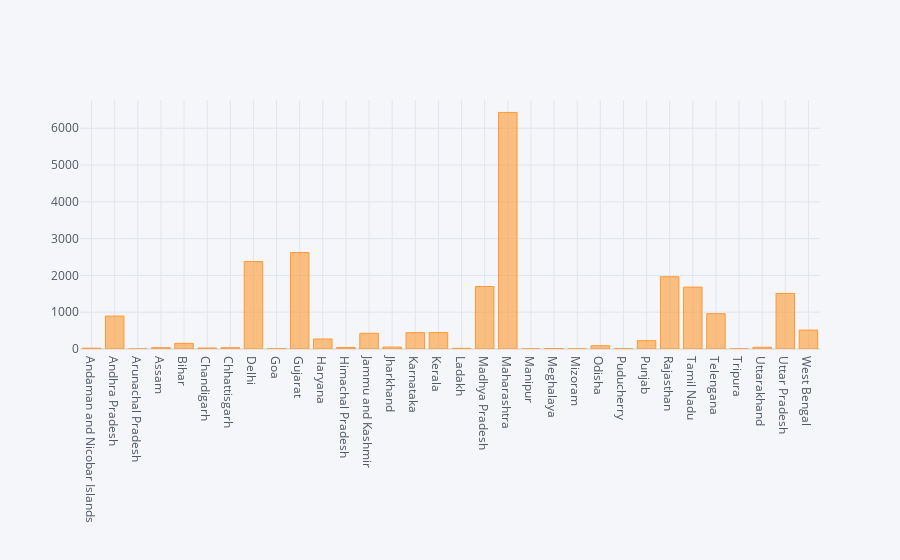

Write notebook code for a chart like this one.
### Code cell
#Through Pandas
Ramesh.plot(kind='bar',x='Name of State / UT',y='Total cases')
plt.show()

#Through plotly
Ramesh.iplot(kind='bar',x='Name of State / UT',y='Total cases') 
## It is very useful when compared with pandas plot.

### Figure 1 — Plotly figure (JSON) as saved in the notebook; plotly's stock layout.template omitted (floating-point values rounded to 4 significant figures)
{"data": [{"marker": {"color": "rgba(255, 153, 51, 0.6)", "line": {"color": "rgba(255, 153, 51, 1.0)", "width": 1}}, "name": "Total cases", "orientation": "v", "text": "", "type": "bar", "x": ["Andaman and Nicobar Islands", "Andhra Pradesh", "Arunachal Pradesh", "Assam", "Bihar", "Chandigarh", "Chhattisgarh", "Delhi", "Goa", "Gujarat", "Haryana", "Himachal Pradesh", "Jammu and Kashmir", "Jharkhand", "Karnataka", "Kerala", "Ladakh", "Madhya Pradesh", "Maharashtra", "Manipur", "Meghalaya", "Mizoram", "Odisha", "Puducherry", "Punjab", "Rajasthan", "Tamil Nadu", "Telengana", "Tripura", "Uttarakhand", "Uttar Pradesh", "West Bengal"], "y": [22, 895, 1, 36, 153, 27, 36, 2376, 7, 2624, 272, 40, 427, 53, 445, 447, 18, 1699, 6430, 2, 12, 1, 90, 7, 227, 1964, 1683, 960, 2, 47, 1510, 514]}], "layout": {"legend": {"bgcolor": "#F5F6F9", "font": {"color": "#4D5663"}}, "paper_bgcolor": "#F5F6F9", "plot_bgcolor": "#F5F6F9", "title": {"font": {"color": "#4D5663"}}, "xaxis": {"gridcolor": "#E1E5ED", "showgrid": true, "tickfont": {"color": "#4D5663"}, "title": {"font": {"color": "#4D5663"}, "text": ""}, "zerolinecolor": "#E1E5ED"}, "yaxis": {"gridcolor": "#E1E5ED", "showgrid": true, "tickfont": {"color": "#4D5663"}, "title": {"font": {"color": "#4D5663"}, "text": ""}, "zerolinecolor": "#E1E5ED"}}}
